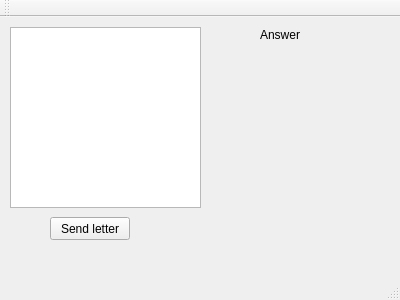
<?xml version="1.0" encoding="UTF-8"?>
<ui version="4.0">
 <class>MainWindow</class>
 <widget class="QMainWindow" name="MainWindow">
  <property name="geometry">
   <rect>
    <x>0</x>
    <y>0</y>
    <width>400</width>
    <height>300</height>
   </rect>
  </property>
  <property name="windowTitle">
   <string>MainWindow</string>
  </property>
  <widget class="QWidget" name="centralWidget">
   <widget class="QTextEdit" name="letterText">
    <property name="geometry">
     <rect>
      <x>10</x>
      <y>10</y>
      <width>191</width>
      <height>181</height>
     </rect>
    </property>
   </widget>
   <widget class="QPushButton" name="sendLetterButton">
    <property name="geometry">
     <rect>
      <x>50</x>
      <y>200</y>
      <width>80</width>
      <height>23</height>
     </rect>
    </property>
    <property name="text">
     <string>Send letter</string>
    </property>
   </widget>
   <widget class="QLabel" name="label">
    <property name="geometry">
     <rect>
      <x>260</x>
      <y>10</y>
      <width>57</width>
      <height>15</height>
     </rect>
    </property>
    <property name="text">
     <string>Answer</string>
    </property>
   </widget>
   <widget class="QLabel" name="answerText">
    <property name="geometry">
     <rect>
      <x>210</x>
      <y>30</y>
      <width>161</width>
      <height>161</height>
     </rect>
    </property>
    <property name="text">
     <string/>
    </property>
    <property name="textFormat">
     <enum>Qt::PlainText</enum>
    </property>
    <property name="scaledContents">
     <bool>false</bool>
    </property>
    <property name="wordWrap">
     <bool>true</bool>
    </property>
   </widget>
  </widget>
  <widget class="QMenuBar" name="menuBar">
   <property name="geometry">
    <rect>
     <x>0</x>
     <y>0</y>
     <width>400</width>
     <height>20</height>
    </rect>
   </property>
  </widget>
  <widget class="QToolBar" name="mainToolBar">
   <attribute name="toolBarArea">
    <enum>TopToolBarArea</enum>
   </attribute>
   <attribute name="toolBarBreak">
    <bool>false</bool>
   </attribute>
  </widget>
  <widget class="QStatusBar" name="statusBar"/>
 </widget>
 <layoutdefault spacing="6" margin="11"/>
 <resources/>
 <connections/>
</ui>
